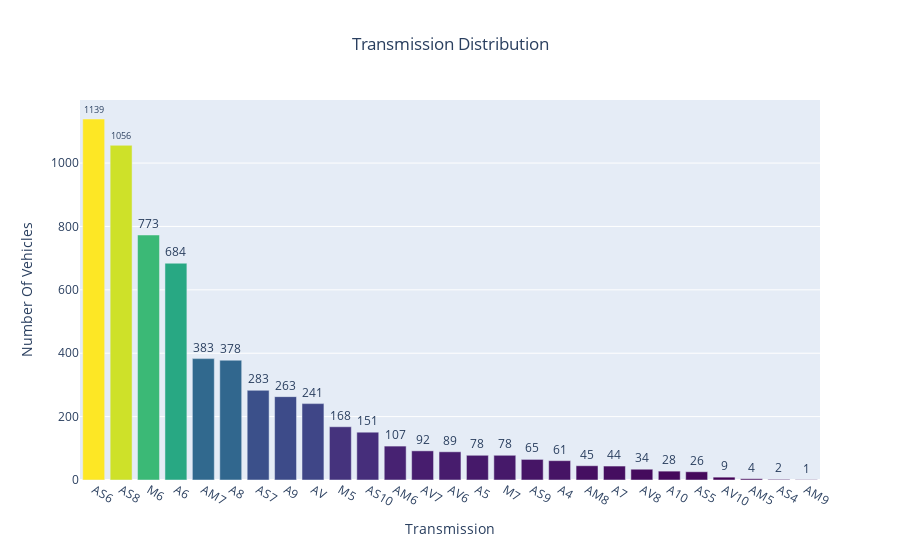

Notebook code cell kept with this figure:
### Code cell
df_Transmission=df['Transmission'].value_counts().reset_index().rename(columns={'index':'Transmission','Transmission':'Count'})

fig = go.Figure(go.Bar(
    x=df_Transmission['Transmission'],y=df_Transmission['Count'],
    marker={'color': df_Transmission['Count'], 
    'colorscale': 'Viridis'},  
    text=df_Transmission['Count'],
    textposition = "outside",
))
fig.update_layout(title_text='Transmission Distribution ',xaxis_title="Transmission ",yaxis_title="Number Of Vehicles ",title_x=0.5)
fig.show()

### Figure 1 — Plotly figure (JSON) as saved in the notebook; plotly's stock layout.template omitted (floating-point values rounded to 4 significant figures)
{"data": [{"marker": {"color": [1139, 1056, 773, 684, 383, 378, 283, 263, 241, 168, 151, 107, 92, 89, 78, 78, 65, 61, 45, 44, 34, 28, 26, 9, 4, 2, 1], "colorscale": [[0, "#440154"], [0.1111, "#482878"], [0.2222, "#3e4989"], [0.3333, "#31688e"], [0.4444, "#26828e"], [0.5556, "#1f9e89"], [0.6667, "#35b779"], [0.7778, "#6ece58"], [0.8889, "#b5de2b"], [1, "#fde725"]]}, "text": [1139, 1056, 773, 684, 383, 378, 283, 263, 241, 168, 151, 107, 92, 89, 78, 78, 65, 61, 45, 44, 34, 28, 26, 9, 4, 2, 1], "textposition": "outside", "type": "bar", "x": ["AS6", "AS8", "M6", "A6", "AM7", "A8", "AS7", "A9", "AV", "M5", "AS10", "AM6", "AV7", "AV6", "A5", "M7", "AS9", "A4", "AM8", "A7", "AV8", "A10", "AS5", "AV10", "AM5", "AS4", "AM9"], "y": [1139, 1056, 773, 684, 383, 378, 283, 263, 241, 168, 151, 107, 92, 89, 78, 78, 65, 61, 45, 44, 34, 28, 26, 9, 4, 2, 1]}], "layout": {"title": {"text": "Transmission Distribution ", "x": 0.5}, "xaxis": {"title": {"text": "Transmission "}}, "yaxis": {"title": {"text": "Number Of Vehicles "}}}}
